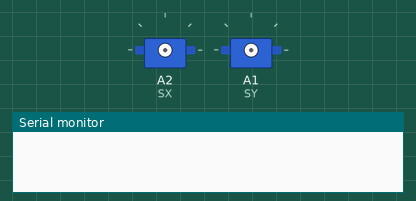
A sketch run on a simulated Arduino Uno, built with avr-gcc and run on an emulated ATmega328P. Parts: 2 × servo, the last lines printed to the serial monitor.

Above: at 0.1 s.
At 2.7 s:
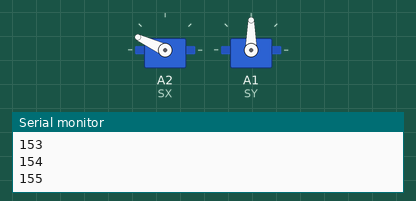
At 5.1 s:
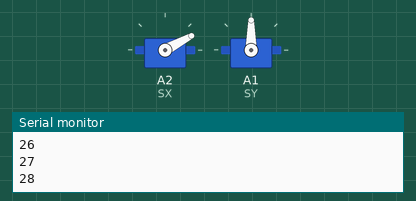
At 10.1 s:
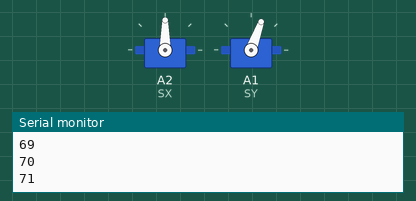
Timing chart, 0 to 11.9 s (numbered marks = the images above):
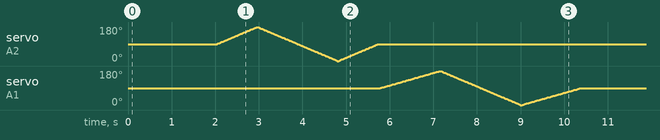

The sketch:

sevo.ino
```cpp
#include <Arduino.h>
#include <Servo.h>

Servo servo_x;
Servo servo_y;

//#define SX 10
//#define SY 9

#define SX A2
#define SY A1

void setup() {

  //while (!Serial);
  Serial.begin(9600);

  delay(2000);
  #if defined(__AVR__) || defined(ARDUINO_SAMD_ZERO)
    Serial.println(F("AVR || SAMD_ZERO"));
  #elif defined(ARDUINO_ARCH_ESP8266)
    Serial.println(F("ARCH_ESP8266"));
  #elif defined(__MKL26Z64__)
    Serial.println(F("MKL26Z64"));
  #else
    #error Unknown architecture in aes.cpp
  #endif
  Serial.println(F("Start"));

  pinMode(SX, OUTPUT);
  pinMode(SY, OUTPUT);
  digitalWrite(SX,LOW);

  servo_x.attach(SX,650,2400); // pin, min and max microseconds
  servo_y.attach(SY,850,2550);

   int pos=0;

  servo_x.write(90);
  delay(15);
  servo_y.write(90);
  delay(15);

  Serial.println("Test servo X 0° to 180°");
  for (pos = 90; pos <= 180; pos++) { // goes from 0 degrees to 180 degrees
    // in steps of 1 degree
    Serial.println(pos);
    servo_x.write(pos);              // tell servo to go to position in variable 'pos'
    delay(10);                       // waits 15ms for the servo to reach the position
  }
  Serial.println("Test servo X 180° to 0°");
  for (pos = 180; pos >= 0; pos--) { // goes from 0 degrees to 180 degrees
    // in steps of 1 degree
    Serial.println(pos);
    servo_x.write(pos);              // tell servo to go to position in variable 'pos'
    delay(10);                       // waits 15ms for the servo to reach the position
  }

  Serial.println("Test servo X 180° to 0°");
  for (pos = 0; pos <= 90; pos++) { // goes from 0 degrees to 180 degrees
    // in steps of 1 degree
    Serial.println(pos);
    servo_x.write(pos);              // tell servo to go to position in variable 'pos'
    delay(10);                       // waits 15ms for the servo to reach the position
  }

  servo_x.write(90);
  delay(15);
  servo_y.write(90);
  delay(15);

  Serial.println("Test servo Y 0° to 180°");
  for (pos = 90; pos <= 180; pos++) { // goes from 0 degrees to 180 degrees
    // in steps of 1 degree
    Serial.println(pos);
    servo_y.write(pos);              // tell servo to go to position in variable 'pos'
    delay(15);                       // waits 15ms for the servo to reach the position
  }
  Serial.println("Test servo Y 180° to 0°");
  for (pos = 180; pos >= 0; pos--) { // goes from 0 degrees to 180 degrees
    // in steps of 1 degree
    Serial.println(pos);
    servo_y.write(pos);              // tell servo to go to position in variable 'pos'
    delay(10);                       // waits 15ms for the servo to reach the position
  }
  for (pos = 0; pos <= 90; pos++) { // goes from 0 degrees to 180 degrees
    // in steps of 1 degree
    Serial.println(pos);
    servo_y.write(pos);              // tell servo to go to position in variable 'pos'
    delay(15);                       // waits 15ms for the servo to reach the position
  }

  servo_x.write(90);
  delay(15);
  servo_y.write(90);
  delay(15);

  }

void loop() {

}
```
